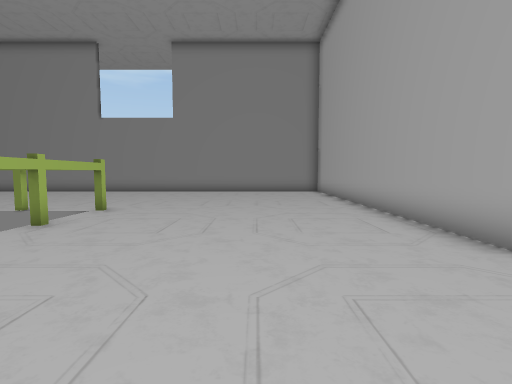
view 1 (above)

12 first-person views from a walk through a 3-D level made in the Unity game engine. The camera is 0.52 m above the floor, tilts 4° down and sees 85° across. The floor is counted in squares, 0.5 m on a side. Each view is taken from the middle of a square. On the plan, view 1 faces up. The plan holds only what a view shows up to about 12 squares ahead; the rest is blank. The place goes on beyond the plan.

view 2
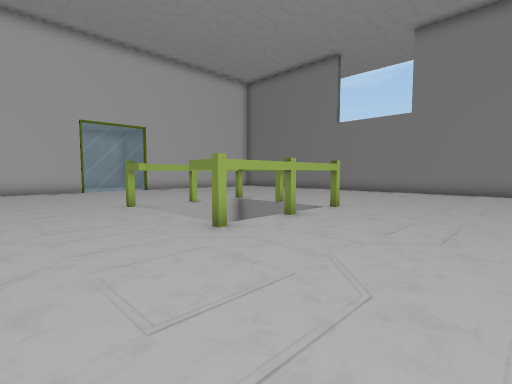

view 3
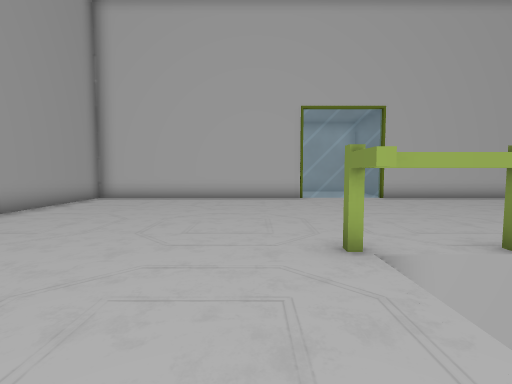

view 4
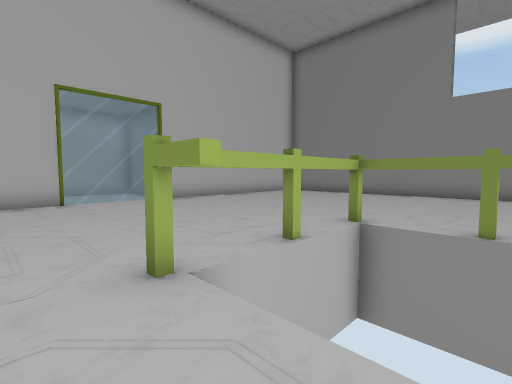

view 5
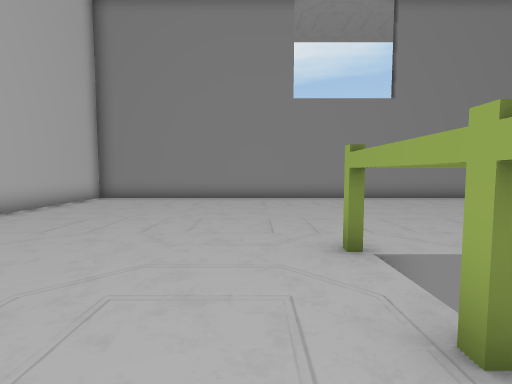

view 6
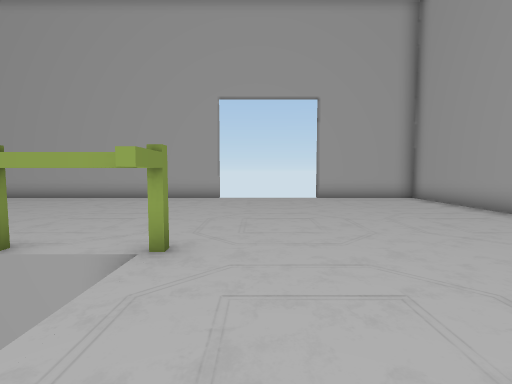

view 7
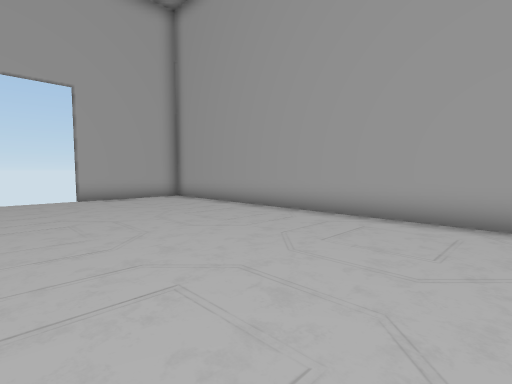

view 8
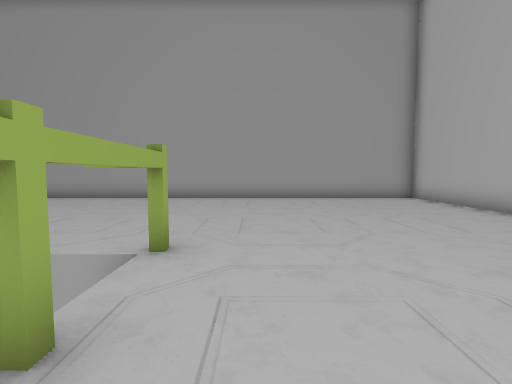

view 9
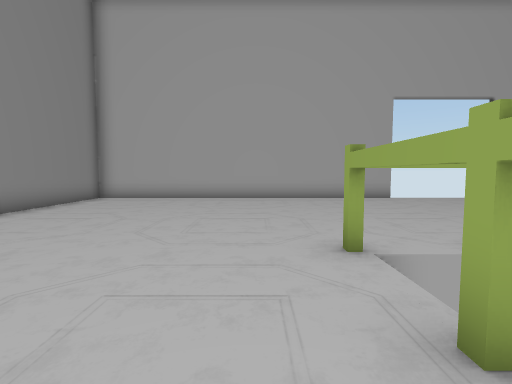

view 10
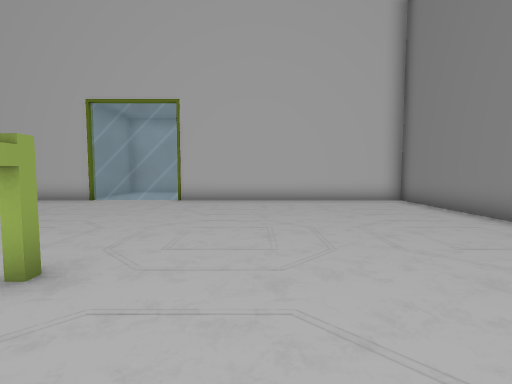

view 11
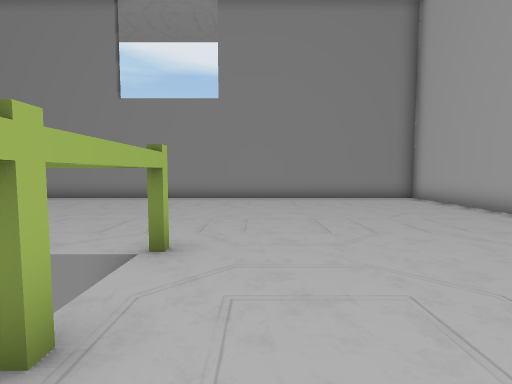

view 12
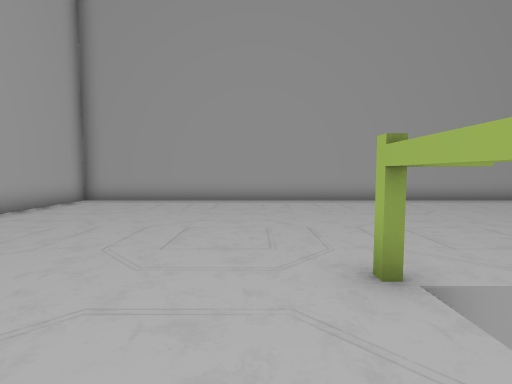

### Floor plan
Key: @ floor where view 1 was taken; # wall or solid block; . floor; = window, fence, low wall or low ledge; O other object.
Columns run from 18 left of view 1 to 4 right of it. Each row starts with its distance up from view 1.
 16  ######################
 15  #....................#
 14  #....................#
 13  #....................#
 12  #....................#
 11  #....................#
 10  #....................#
  9  #....................#
  8  #........OOOO........#
  7  #=......O    O.......#
  6 .=.......O    O.......#
  5 .=.......O    O.......#
  4 ##=......O    O.......#
  3  #........O..O........
  2  #....................
  1  #....................
  0  #................@...
 -1  #....................#
 -2  #....................#
 -3  #....................#
 -4  #....................#
 -5  ######################

Positions as (right, up) in squares from view 1, and headings:
1: (0, 0), facing up
2: (0, 0), facing up-left
3: (-5, 2), facing left
4: (-6, 2), facing up-left
5: (-10, 4), facing up
6: (-8, 2), facing right
7: (-8, 2), facing down-right
8: (-10, 7), facing down
9: (-8, 9), facing right
10: (-6, 10), facing left
11: (-3, 4), facing up
12: (-3, 6), facing down
